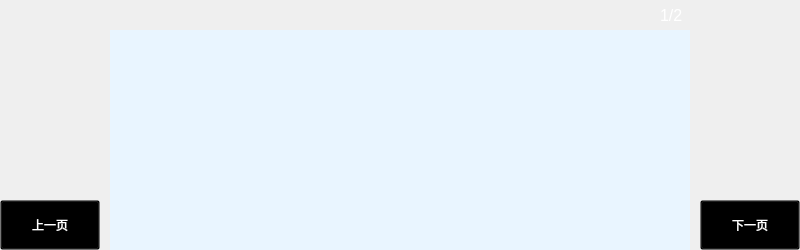
<?xml version="1.0" encoding="UTF-8"?>
<ui version="4.0">
 <class>RlTimDtTable</class>
 <widget class="QWidget" name="RlTimDtTable">
  <property name="geometry">
   <rect>
    <x>0</x>
    <y>0</y>
    <width>800</width>
    <height>250</height>
   </rect>
  </property>
  <property name="windowTitle">
   <string>Form</string>
  </property>
  <layout class="QGridLayout" name="gridLayout">
   <property name="margin">
    <number>0</number>
   </property>
   <property name="spacing">
    <number>0</number>
   </property>
   <item row="1" column="1" rowspan="3" colspan="3">
    <widget class="QTableView" name="tableView">
     <property name="sizePolicy">
      <sizepolicy hsizetype="Preferred" vsizetype="Preferred">
       <horstretch>0</horstretch>
       <verstretch>0</verstretch>
      </sizepolicy>
     </property>
     <property name="focusPolicy">
      <enum>Qt::NoFocus</enum>
     </property>
     <property name="styleSheet">
      <string notr="true">background:rgb(233,245,255);alternate-background-color: rgb(209,234,255);
</string>
     </property>
     <property name="frameShape">
      <enum>QFrame::NoFrame</enum>
     </property>
     <property name="frameShadow">
      <enum>QFrame::Plain</enum>
     </property>
     <property name="editTriggers">
      <set>QAbstractItemView::NoEditTriggers</set>
     </property>
     <property name="alternatingRowColors">
      <bool>true</bool>
     </property>
     <property name="selectionMode">
      <enum>QAbstractItemView::NoSelection</enum>
     </property>
     <property name="textElideMode">
      <enum>Qt::ElideNone</enum>
     </property>
     <attribute name="horizontalHeaderVisible">
      <bool>false</bool>
     </attribute>
     <attribute name="horizontalHeaderHighlightSections">
      <bool>false</bool>
     </attribute>
     <attribute name="horizontalHeaderStretchLastSection">
      <bool>false</bool>
     </attribute>
     <attribute name="verticalHeaderVisible">
      <bool>false</bool>
     </attribute>
     <attribute name="verticalHeaderCascadingSectionResizes">
      <bool>false</bool>
     </attribute>
     <attribute name="verticalHeaderHighlightSections">
      <bool>false</bool>
     </attribute>
    </widget>
   </item>
   <item row="3" column="0">
    <widget class="QToolButton" name="tbtn_left">
     <property name="minimumSize">
      <size>
       <width>100</width>
       <height>50</height>
      </size>
     </property>
     <property name="styleSheet">
      <string notr="true">background:transparent;color:white;</string>
     </property>
     <property name="text">
      <string>上一页</string>
     </property>
     <property name="icon">
      <iconset resource="InverterController.qrc">
       <normaloff>:/images/lastpage.png</normaloff>:/images/lastpage.png</iconset>
     </property>
     <property name="iconSize">
      <size>
       <width>50</width>
       <height>50</height>
      </size>
     </property>
     <property name="toolButtonStyle">
      <enum>Qt::ToolButtonFollowStyle</enum>
     </property>
    </widget>
   </item>
   <item row="0" column="1">
    <spacer name="horizontalSpacer">
     <property name="orientation">
      <enum>Qt::Horizontal</enum>
     </property>
     <property name="sizeHint" stdset="0">
      <size>
       <width>40</width>
       <height>20</height>
      </size>
     </property>
    </spacer>
   </item>
   <item row="0" column="3">
    <widget class="QLabel" name="lab_page">
     <property name="sizePolicy">
      <sizepolicy hsizetype="Preferred" vsizetype="Fixed">
       <horstretch>0</horstretch>
       <verstretch>0</verstretch>
      </sizepolicy>
     </property>
     <property name="minimumSize">
      <size>
       <width>30</width>
       <height>30</height>
      </size>
     </property>
     <property name="font">
      <font>
       <pointsize>12</pointsize>
      </font>
     </property>
     <property name="styleSheet">
      <string notr="true">color:white;</string>
     </property>
     <property name="text">
      <string>1/2</string>
     </property>
    </widget>
   </item>
   <item row="3" column="4">
    <widget class="QToolButton" name="tbtn_right">
     <property name="minimumSize">
      <size>
       <width>100</width>
       <height>50</height>
      </size>
     </property>
     <property name="layoutDirection">
      <enum>Qt::RightToLeft</enum>
     </property>
     <property name="styleSheet">
      <string notr="true">background:transparent;color:white;</string>
     </property>
     <property name="text">
      <string>下一页</string>
     </property>
     <property name="icon">
      <iconset resource="InverterController.qrc">
       <normaloff>:/images/nextpage.png</normaloff>:/images/nextpage.png</iconset>
     </property>
     <property name="iconSize">
      <size>
       <width>50</width>
       <height>50</height>
      </size>
     </property>
     <property name="toolButtonStyle">
      <enum>Qt::ToolButtonFollowStyle</enum>
     </property>
    </widget>
   </item>
   <item row="2" column="0">
    <spacer name="horizontalSpacer_2">
     <property name="orientation">
      <enum>Qt::Horizontal</enum>
     </property>
     <property name="sizeType">
      <enum>QSizePolicy::Fixed</enum>
     </property>
     <property name="sizeHint" stdset="0">
      <size>
       <width>110</width>
       <height>10</height>
      </size>
     </property>
    </spacer>
   </item>
   <item row="2" column="4">
    <spacer name="horizontalSpacer_3">
     <property name="orientation">
      <enum>Qt::Horizontal</enum>
     </property>
     <property name="sizeType">
      <enum>QSizePolicy::Fixed</enum>
     </property>
     <property name="sizeHint" stdset="0">
      <size>
       <width>110</width>
       <height>10</height>
      </size>
     </property>
    </spacer>
   </item>
  </layout>
 </widget>
 <resources>
  <include location="InverterController.qrc"/>
 </resources>
 <connections/>
</ui>
